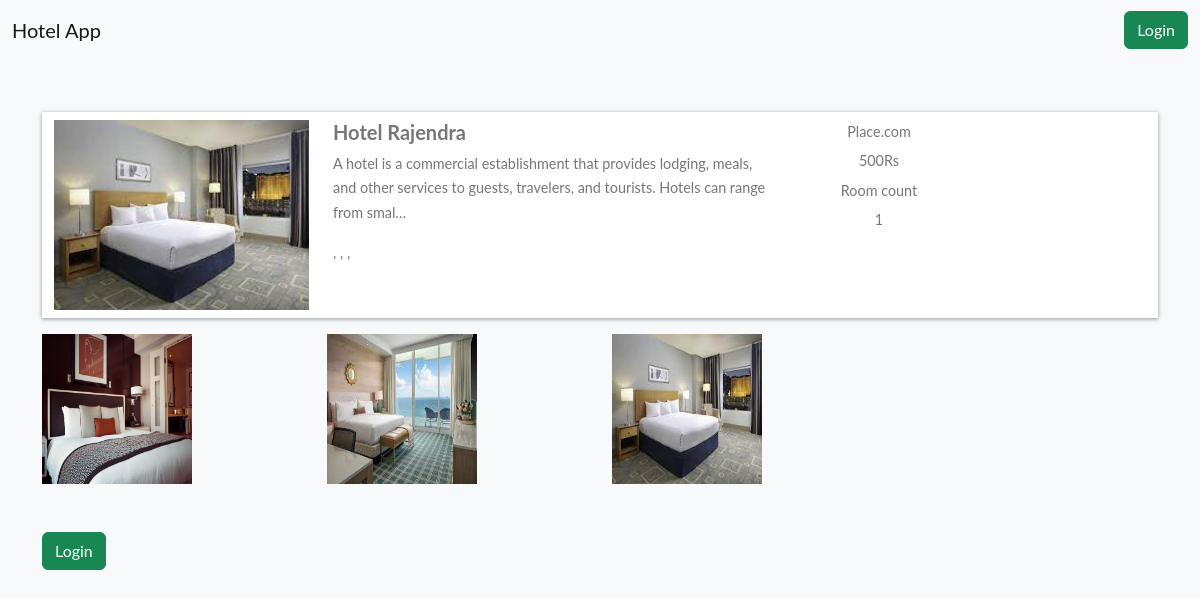
/hotel_detail/099e70c3-42e5-4b42-a037-c0ddef3ce956, run on the app's committed database.
### home/models.py (models this page shows, shortened)
class BaseModel(models.Model):
    uid = models.UUIDField(default=uuid.uuid4 , editable=False , primary_key=True)
    created_at = models.DateField(auto_now_add=True)
    uplaoded_at = models.DateField(auto_now_add=True)
    class Meta:
        abstract = True

class Hotel(BaseModel):
    hotel_name = models.CharField(max_length=100)
    hotel_price = models.IntegerField()
    description = models.TextField()
    amenities = models.ManyToManyField(Amenities)
    room_count = models.IntegerField(default=10)

class HotelImages(BaseModel):
    hotel = models.ForeignKey(Hotel , related_name="images" , on_delete= models.CASCADE)
    images = models.ImageField(upload_to = "hotels")

class Amenities(BaseModel):
    amenities_name = models.CharField(max_length=100)

### home/views.py (the view, shortened to what this page needs)
# urls.py: path('hotel_detail/<uid>' , hotel_detail , name="hotel_detail"),
def hotel_detail(request , uid):
    hotel_obj = Hotel.objects.get(uid = uid)
    return render(request , 'hotel_detail.html' , {'hotels_obj':hotel_obj })

### home/templates/hotel_detail.html
{% extends "base.html" %}
{%  block start %}
<div class="container mt-5 pt-5">
    <div class="row search-card-result">
        <div class="col-md-3">
        <a href="/hotel-detail/{{hotels_obj.uid}}">
            <img class="img-fluid" src="/media/{{hotels_obj.images.first.images}}" alt="Card image cap">
        </a></div>
        <div class="col-md-5">
            <h5>{{hotels_obj.hotel_name}}</h5>
            <p>
                {{hotels_obj.description|truncatechars:150}}
            </p>
            <p>
                {%for amenitie in hotels_obj.amenities.all %}
                <b>{{amenitie.amenity_name}}</b>,
                {% endfor %}
            </p>
        </div>
        <div class="col-md-2 border-left text-center more-offers">
            <p>Place.com</p>
            <p>{{hotels_obj.hotel_price}}Rs</p>
            <p>Room count</p>
            <p>{{hotels_obj.room_count}}</p>
        </div>
    </div>
    <div class="row">
        {% for image in hotels_obj.images.all %}
        <div class="col-md-3">
            <img src="/media/{{image.images}}" style="height: 150px ; width:150px">
        </div>
        {% endfor %}
    </div>
    {% if request.user.is_authenticated %}
    <div class="filter-card">
        <h5>Book Hotel</h5>
        {%include "messages.html"%}
        <form method="post">
            {% csrf_token %}
            <div class="row form-group">
                <div class="col-md-12">
                    <label for="mintopay">Check in</label>
                    <p>
                        <input type="date" name="checkin" id="checkin" class="form-control">
                    </p>
                </div>
                <div class="col-md-12">
                    <label for="maxtopay">Check out</label>
                    <p>
                        <input type="date" name="checkout" id="checkout" class="form-control">
                    </p>
                </div>
            </div>
            <div class="row form-group">
                <div class="col-md-12">
                    <input type="submit" class="btn btn-primary btn-block" value="Book">
                </div>
            </div>
        </form>
    </div>
    {% else %}
    <a href="/login/" class="btn btn-success mt-5 ">Login</a>
    {% endif %}
{% endblock %}

### home/templates/base.html (shortened to what this page needs)
<!doctype html>
<html lang="en">
  <head>
    <link href="https://cdn.jsdelivr.net/npm/bootstrap@5.2.0-beta1/dist/css/bootstrap.min.css" rel="stylesheet">
</head>
  <body class="bg-light">
<nav class="navbar fixed-top bg-light">
  <div class="container-fluid">
    <a class="navbar-brand" href="/">Hotel App</a>
    {% if not request.user.is_authenticated %}
    <span class="button1" style="margin-left: 900px;">
      <a class="btn btn-success" href="/login/" role="button">Login</a>
    {% endif %}
    </span>
</div>
</nav>
      {% block start %}
      {% endblock %}
  </body>
</html>

### home/templates/base.html (style rules this page uses)
body { font-family: "Lato", Arial, sans-serif; font-weight: 400; font-size: 16px; line-height: 1.7; background: #fff; color: #777; }
nav { margin-bottom: 1rem; }
nav a { color: white; -webkit-transition: 0.5s; -o-transition: 0.5s; transition: 0.5s; }
.search-card-result { box-shadow: 0px 1px 4px rgba(41, 51, 57, 0.5); margin: 1rem 0; padding: 0.5rem 0; background-color: #fff; }
.search-card-result img { height: 190px; }
.search-card-result h5 { font-style: 1.1rem; font-weight: 700; }
.search-card-result p { font-size: 0.9rem; }
.search-card-result .more-offers p { margin-bottom: 0.3rem; }

### data on the page
Hotel: images.first.images (picture), hotel_name "Hotel Rajendra", description "A hotel is a commercial establishment that provides lodging, meals, and other services to guests, travelers, and tourists. Hotels can range from smal…", hotel_price "500", room_count "1"
HotelImages: images (picture)
HotelImages: images (picture)
HotelImages: images (picture)
